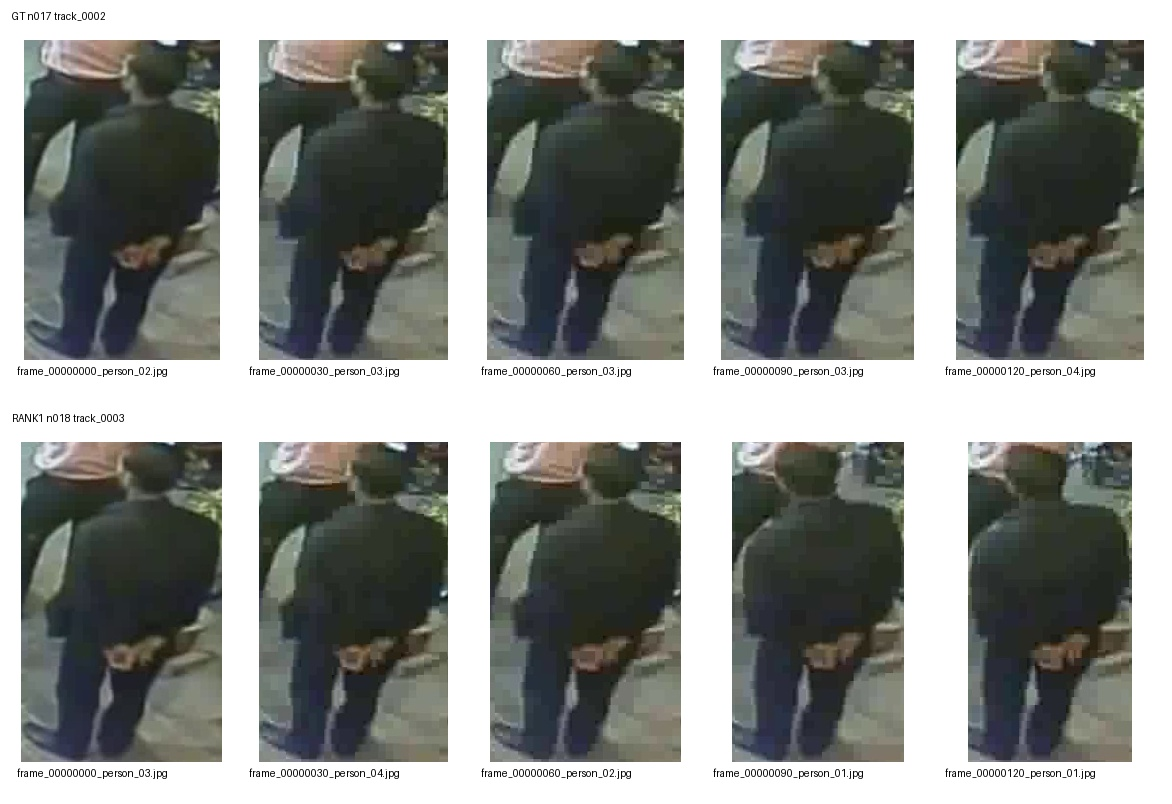
#> input picture results/n017_vs_n018_track_compare.jpg, 1172 x 804 px, given as the content of the folder ansReID/data/scvd_person_tracks_v1/n017_converted/track_0002, which was not available
$ python compare_tracks.py
#> lines starting #> are read from the running program, lines starting #| are printed output that depends on the picture; pictures that were not available may be replaced by others from this repository, and a replacement may not be noted
from PIL import Image, ImageDraw
from pathlib import Path

tracks = {
    "GT n017 track_0002": Path(r"C:\Users\Karsel\Desktop\Final_tool\TransReID\data\scvd_person_tracks_v1\n017_converted\track_0002"),
    "RANK1 n018 track_0003": Path(r"C:\Users\Karsel\Desktop\Final_tool\TransReID\data\scvd_person_tracks_v1\n018_converted\track_0003"),
}

thumb_w, thumb_h = 220, 320
margin = 12
label_h = 30
title_h = 40

rows = []

for title, folder in tracks.items():
    files = sorted(folder.glob("*.jpg"))
    imgs = []

    for f in files:
        img = Image.open(f).convert("RGB")
#> img is the input picture: PIL image 1172x804 RGB; mean R, G, B 138, 140.6, 136.8
        img.thumbnail((thumb_w, thumb_h))
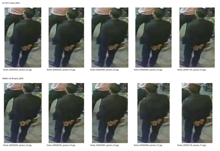
#> img: PIL image 220x151 RGB; mean R, G, B 137.8, 140.4, 136.6

        canvas = Image.new("RGB", (thumb_w, thumb_h + label_h), "white")
#> canvas: PIL image 220x350 RGB; every value is 255
        x = (thumb_w - img.width) // 2
#> x = 0
        y = (thumb_h - img.height) // 2
#> y = 84
        canvas.paste(img, (x, y))
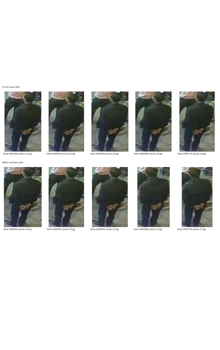
#> canvas: PIL image 220x350 RGB; mean R, G, B 204.4, 205.6, 203.9

        d = ImageDraw.Draw(canvas)
        d.text((5, thumb_h + 5), f.name, fill="black")
        imgs.append(canvas)

    row_w = len(imgs) * (thumb_w + margin) + margin
#> row_w = 244
    row_h = title_h + thumb_h + label_h + margin

    row = Image.new("RGB", (row_w, row_h), "white")
#> row: PIL image 244x402 RGB; every value is 255
    d = ImageDraw.Draw(row)
    d.text((margin, 10), title, fill="black")

    for i, img in enumerate(imgs):
        row.paste(img, (margin + i * (thumb_w + margin), title_h))
#> this loop made 1 pass
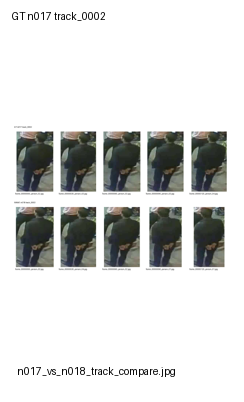
#> row: PIL image 244x402 RGB; mean R, G, B 213.9, 214.8, 213.5

    rows.append(row)

final_w = max(r.width for r in rows)
#> final_w = 244
final_h = sum(r.height for r in rows)
#> final_h = 804

out = Image.new("RGB", (final_w, final_h), "white")
#> out: PIL image 244x804 RGB; every value is 255

y = 0
for r in rows:
    out.paste(r, (0, y))
    y += r.height
#> this loop made 2 passes
#> y on passes 1 to 2: 402, 804
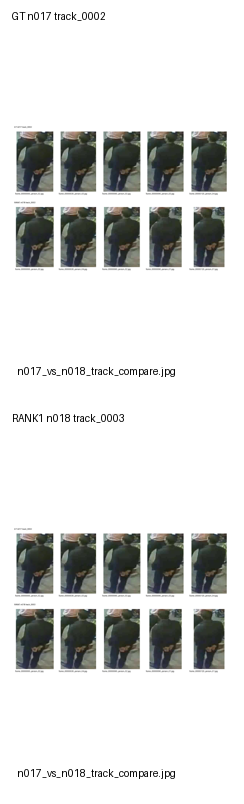
#> out: PIL image 244x804 RGB; mean R, G, B 213.9, 214.7, 213.5
#> after the loop, y = 804

out_path = Path(r"C:\Users\Karsel\Desktop\Final_tool\TransReID\results\n017_vs_n018_track_compare.jpg")
out_path.parent.mkdir(parents=True, exist_ok=True)
out.save(out_path, quality=95)

print(out_path)
